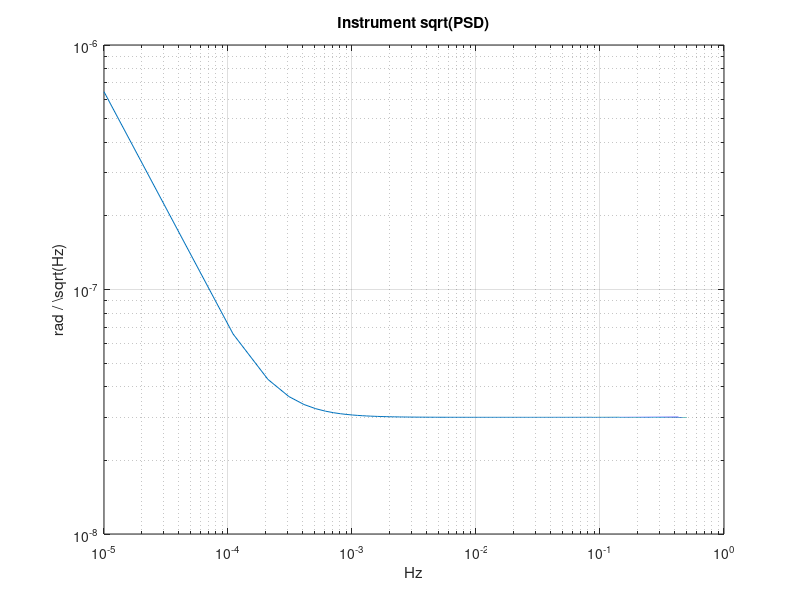

The MATLAB script that drew this image:
clear;
clc;
close all;

%% COMPUTE RMS OF ERROR IN TIME DOMAIN FROM PSD VALUE

% sampling frequency [Hz]
fs = 1;   

% frequency range [Hz]
N = 1E-4;
f = 1E-5:N:fs/2;

% Instrument PSD [units^2 / Hz]
S_ASC = ((8.5E-6) * sqrt(f.^-1)).^2;                            % [rad^2 / Hz]
S_GRACE_FO = (2E-6)^2 * ones(1, length(f));                     % [rad^2 / Hz]
S_MICRO = (1E-10.*sqrt(0.4 + 0.001.*(f.^-1) + 2400.*(f.^4))).^2;  % [rad^2/s^2/Hz]
S_ASTRIX = (3E-8 * sqrt(1+4.6E-8 * (f.^-2))).^2;     % [rad^2/s^2/Hz]

% Select the sensor PSD
S = S_ASTRIX;

% plot 
figure()
loglog(f, sqrt(S)); xlabel('Hz'); ylabel('rad / \sqrt(Hz)'); grid on;
title('Instrument sqrt(PSD)');

% numerical integration
var   = trapz(f, S);   % numerical integration
sigma = sqrt(var);       % RMS noise
